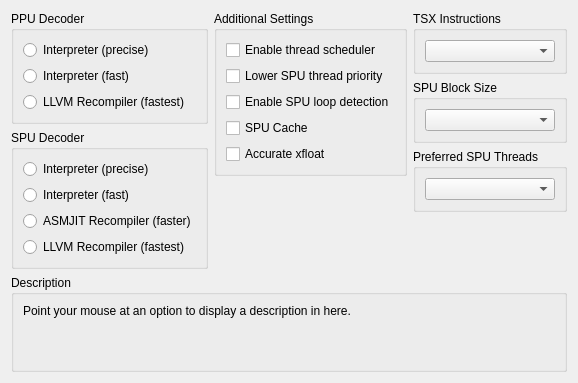
     <widget class="QWidget" name="coreTab">
      <attribute name="title">
       <string>CPU</string>
      </attribute>
      <layout class="QVBoxLayout" name="coreTabLayout">
       <item>
        <layout class="QHBoxLayout" name="coreTabItemLayout" stretch="1,1,1">
         <item>
          <layout class="QVBoxLayout" name="coreTabLeftLayout">
           <item>
            <widget class="QGroupBox" name="ppu">
             <property name="title">
              <string>PPU Decoder</string>
             </property>
             <layout class="QVBoxLayout" name="ppu_layout">
              <item>
               <widget class="QRadioButton" name="ppu_precise">
                <property name="text">
                 <string>Interpreter (precise)</string>
                </property>
               </widget>
              </item>
              <item>
               <widget class="QRadioButton" name="ppu_fast">
                <property name="text">
                 <string>Interpreter (fast)</string>
                </property>
               </widget>
              </item>
              <item>
               <widget class="QRadioButton" name="ppu_llvm">
                <property name="text">
                 <string>LLVM Recompiler (fastest)</string>
                </property>
               </widget>
              </item>
             </layout>
            </widget>
           </item>
           <item>
            <widget class="QGroupBox" name="spu">
             <property name="title">
              <string>SPU Decoder</string>
             </property>
             <layout class="QVBoxLayout" name="spu_layout">
              <item>
               <widget class="QRadioButton" name="spu_precise">
                <property name="text">
                 <string>Interpreter (precise)</string>
                </property>
               </widget>
              </item>
              <item>
               <widget class="QRadioButton" name="spu_fast">
                <property name="text">
                 <string>Interpreter (fast)</string>
                </property>
               </widget>
              </item>
              <item>
               <widget class="QRadioButton" name="spu_asmjit">
                <property name="text">
                 <string>ASMJIT Recompiler (faster)</string>
                </property>
               </widget>
              </item>
              <item>
               <widget class="QRadioButton" name="spu_llvm">
                <property name="text">
                 <string>LLVM Recompiler (fastest)</string>
                </property>
               </widget>
              </item>
             </layout>
            </widget>
           </item>
           <item>
            <spacer name="coreTabLeftLayoutSpacer">
             <property name="orientation">
              <enum>Qt::Vertical</enum>
             </property>
             <property name="sizeType">
              <enum>QSizePolicy::MinimumExpanding</enum>
             </property>
             <property name="sizeHint" stdset="0">
              <size>
               <width>0</width>
               <height>0</height>
              </size>
             </property>
            </spacer>
           </item>
          </layout>
         </item>
         <item>
          <layout class="QVBoxLayout" name="coreTabMiddleLayout">
           <item>
            <widget class="QGroupBox" name="checkboxes">
             <property name="title">
              <string>Additional Settings</string>
             </property>
             <layout class="QVBoxLayout" name="checkboxes_layout">
              <item>
               <widget class="QCheckBox" name="enableScheduler">
                <property name="text">
                 <string>Enable thread scheduler</string>
                </property>
               </widget>
              </item>
              <item>
               <widget class="QCheckBox" name="lowerSPUThrPrio">
                <property name="text">
                 <string>Lower SPU thread priority</string>
                </property>
               </widget>
              </item>
              <item>
               <widget class="QCheckBox" name="spuLoopDetection">
                <property name="text">
                 <string>Enable SPU loop detection</string>
                </property>
               </widget>
              </item>
              <item>
               <widget class="QCheckBox" name="spuCache">
                <property name="text">
                 <string>SPU Cache</string>
                </property>
               </widget>
              </item>
              <item>
               <widget class="QCheckBox" name="accurateXFloat">
                <property name="text">
                 <string>Accurate xfloat</string>
                </property>
               </widget>
              </item>
             </layout>
            </widget>
           </item>
           <item>
            <spacer name="coreTabMiddleLayoutSpacer">
             <property name="orientation">
              <enum>Qt::Vertical</enum>
             </property>
             <property name="sizeType">
              <enum>QSizePolicy::MinimumExpanding</enum>
             </property>
             <property name="sizeHint" stdset="0">
              <size>
               <width>0</width>
               <height>0</height>
              </size>
             </property>
            </spacer>
           </item>
          </layout>
         </item>
         <item>
          <layout class="QVBoxLayout" name="coreTabRightLayout" stretch="0,0,0,0">
           <item>
            <widget class="QGroupBox" name="gb_tsx">
             <property name="sizePolicy">
              <sizepolicy hsizetype="Preferred" vsizetype="Minimum">
               <horstretch>0</horstretch>
               <verstretch>0</verstretch>
              </sizepolicy>
             </property>
             <property name="title">
              <string>TSX Instructions</string>
             </property>
             <layout class="QVBoxLayout" name="gb_tsx_layout">
              <item>
               <widget class="QComboBox" name="enableTSX"/>
              </item>
             </layout>
            </widget>
           </item>
           <item>
            <widget class="QGroupBox" name="gb_spuBlockSize">
             <property name="sizePolicy">
              <sizepolicy hsizetype="Preferred" vsizetype="Minimum">
               <horstretch>0</horstretch>
               <verstretch>0</verstretch>
              </sizepolicy>
             </property>
             <property name="title">
              <string>SPU Block Size</string>
             </property>
             <layout class="QVBoxLayout" name="gb_spuBlockSize_layout">
              <item>
               <widget class="QComboBox" name="spuBlockSize"/>
              </item>
             </layout>
            </widget>
           </item>
           <item>
            <widget class="QGroupBox" name="gb_spu_threads">
             <property name="sizePolicy">
              <sizepolicy hsizetype="Preferred" vsizetype="Minimum">
               <horstretch>0</horstretch>
               <verstretch>0</verstretch>
              </sizepolicy>
             </property>
             <property name="title">
              <string>Preferred SPU Threads</string>
             </property>
             <layout class="QVBoxLayout" name="gb_spu_threads_layout">
              <item>
               <widget class="QComboBox" name="preferredSPUThreads"/>
              </item>
             </layout>
            </widget>
           </item>
           <item>
            <spacer name="coreTabRightLayoutSpacer">
             <property name="orientation">
              <enum>Qt::Vertical</enum>
             </property>
             <property name="sizeType">
              <enum>QSizePolicy::MinimumExpanding</enum>
             </property>
             <property name="sizeHint" stdset="0">
              <size>
               <width>0</width>
               <height>0</height>
              </size>
             </property>
            </spacer>
           </item>
          </layout>
         </item>
        </layout>
       </item>
       <item>
        <spacer name="coreTabSpacer">
         <property name="orientation">
          <enum>Qt::Vertical</enum>
         </property>
         <property name="sizeType">
          <enum>QSizePolicy::MinimumExpanding</enum>
         </property>
         <property name="sizeHint" stdset="0">
          <size>
           <width>0</width>
           <height>0</height>
          </size>
         </property>
        </spacer>
       </item>
       <item>
        <widget class="QGroupBox" name="gb_description_cpu">
         <property name="title">
          <string>Description</string>
         </property>
         <layout class="QVBoxLayout" name="gb_description_cpu_layout">
          <item>
           <widget class="QLabel" name="description_cpu">
            <property name="text">
             <string>Point your mouse at an option to display a description in here.


</string>
            </property>
            <property name="textFormat">
             <enum>Qt::PlainText</enum>
            </property>
            <property name="alignment">
             <set>Qt::AlignLeading|Qt::AlignLeft|Qt::AlignTop</set>
            </property>
            <property name="wordWrap">
             <bool>true</bool>
            </property>
           </widget>
          </item>
         </layout>
        </widget>
       </item>
      </layout>
     </widget>
